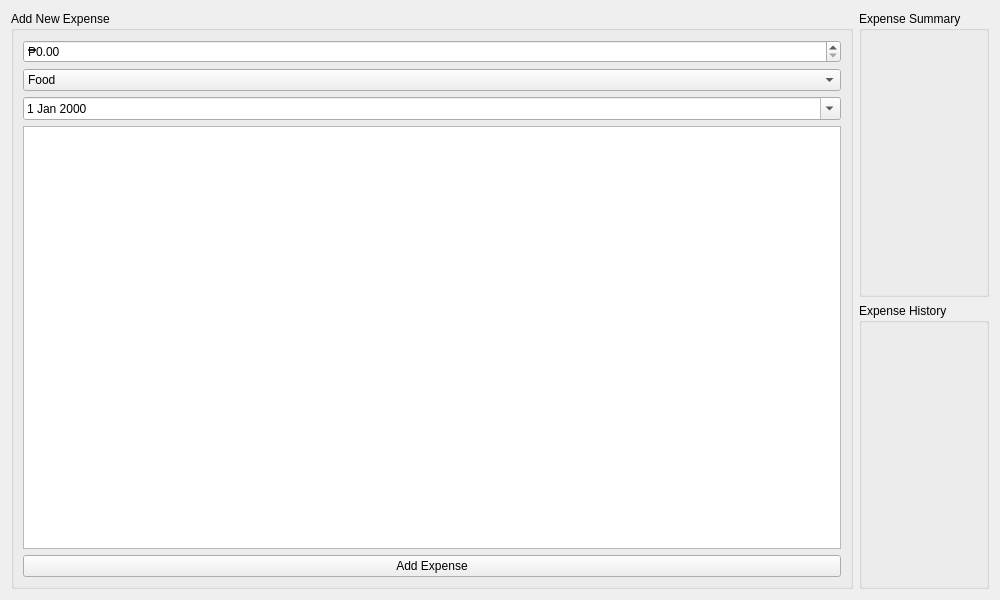
<?xml version="1.0" encoding="UTF-8"?>
<ui version="4.0">
 <class>ExpenseTracker</class>
 <widget class="QWidget" name="ExpenseTracker">
  <property name="geometry">
   <rect>
    <x>0</x>
    <y>0</y>
    <width>1000</width>
    <height>600</height>
   </rect>
  </property>
  <property name="windowTitle">
   <string>Expense Tracker</string>
  </property>
  <layout class="QHBoxLayout" name="mainLayout">
   <item>
    <widget class="QGroupBox" name="addExpenseBox">
     <property name="title">
      <string>Add New Expense</string>
     </property>
     <layout class="QVBoxLayout" name="addExpenseLayout">
      <item><widget class="QDoubleSpinBox" name="amountSpin"><property name="prefix"><string>₱</string></property></widget></item>
      <item><widget class="QComboBox" name="categoryCombo">
        <item><property name="text"><string>Food</string></property></item>
        <item><property name="text"><string>Transportation</string></property></item>
      </widget></item>
      <item><widget class="QDateEdit" name="dateEdit"><property name="calendarPopup"><bool>true</bool></property></widget></item>
      <item><widget class="QTextEdit" name="descriptionEdit"/></item>
      <item><widget class="QPushButton" name="addButton"><property name="text"><string>Add Expense</string></property></widget></item>
     </layout>
    </widget>
   </item>
   <item>
    <layout class="QVBoxLayout" name="summaryLayout">
     <item>
      <widget class="QGroupBox" name="summaryBox">
       <property name="title">
        <string>Expense Summary</string>
       </property>
       <layout class="QVBoxLayout" name="summaryVBox"/>
      </widget>
     </item>
     <item>
      <widget class="QGroupBox" name="historyBox">
       <property name="title">
        <string>Expense History</string>
       </property>
       <layout class="QVBoxLayout" name="historyVBox"/>
      </widget>
     </item>
    </layout>
   </item>
  </layout>
 </widget>
 <resources/>
 <connections/>
</ui>
